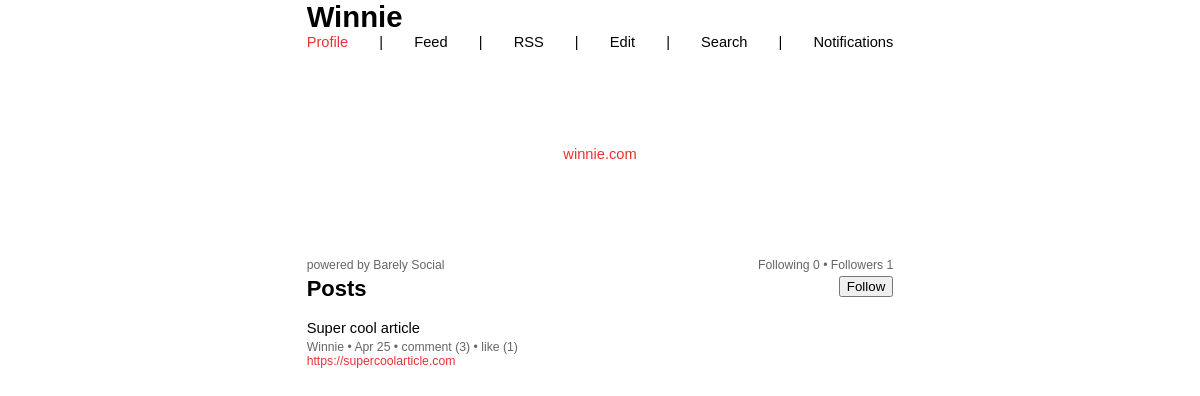
Page /Linkfeed/profile/winnie.com/ (signed in) on the committed database.
### Linkfeed/models.py (models this page shows, shortened)
class Profile(models.Model):
    user = models.OneToOneField(User, on_delete=models.CASCADE)
    display_name = models.CharField(max_length=255, blank=True, null=True)
    follower = models.ManyToManyField(User, blank=True, related_name="follower_user")
    following = models.ManyToManyField(User, blank=True, related_name="following_user")
    domain = models.URLField(blank=True, null=True)
    def formatCount(self, followers_or_following):
        if followers_or_following == "followers":
            count = self.follower.count()
        elif followers_or_following == "following":
            count = self.following.count()
        if count < 10:
            formatted = f"{count}"  # Three spaces for single digit numbers
        elif count < 100:
            formatted = f"{count}"  # Two spaces for two digit numbers
        elif count < 1000:
            formatted = f"{count}"  # One space for three digit numbers
        elif count < 10000:
            formatted = f"{count}"  # Exact count for 1000-9999
        elif count < 100000:
            formatted = f"{count // 1000}k"  # Thousands without decimal for 10k-99k
        elif count < 1000000:
            formatted = f"{count / 1000:.1f}k"  # Thousands with one decimal for 100k-999k
        elif count < 10000000:
            formatted = f"{count // 1000000}m"  # Millions without decimal for 1m-9m
        else:
            formatted = f"{count / 1000000:.1f}m"  # Millions with one decimal for 10m and more
        return formatted
    def strippedDomainLink(self):
        return self.domain.replace("http://", "").replace("https://", "").strip("/")

class Post(models.Model):
    user = models.ForeignKey(User, on_delete=models.CASCADE, related_name="posts")
    title = models.CharField(blank=True, max_length=255)
    body = models.URLField(blank=True, null=True)
    likes = models.ManyToManyField(User, related_name="blog_posts")
    timestamp = models.DateTimeField(auto_now_add=False, null=True)
    is_rss_feed_post = models.BooleanField(default=False)
    def total_likes(self):
        return self.likes.count()

class User(AbstractUser):
    pass

### Linkfeed/views.py (the view)
# urls.py: path('profile', views.current_user_profile, name='current_user_profile'),
def profile(request, username):
    user = User.objects.get(username=username)
    posts = Post.objects.filter(user=user)
    profile = Profile.objects.get(user=user)
    domain = profile.domain
    profile.link = domain
    profile.stripped_link = profile.strippedDomainLink()
    profile.following_count = profile.formatCount("following")
    profile.followers_count = profile.formatCount("followers")
    posts = Post.objects.filter(user=user).annotate(total_comments=Count('comments')).order_by('-timestamp')
    for post in posts:
        post.liked = post.likes.filter(id=user.id).exists()
    return render(request, "Linkfeed/profile.html", {"posts": posts, "profile": profile})

### Linkfeed/templatetags/custom_filters.py (called while the page is built)
@register.filter
def smart_date(value):
    now = timezone.now()
    diff = now - value
    if diff.days < 1:
        return naturaltime(value)
    elif value.year == now.year:
        return value.strftime("%b %d")
    else:
        return value.strftime("%b %d, %Y")

### Linkfeed/templates/Linkfeed/profile.html (shortened to what this page needs)
{% extends "Linkfeed/layouts.html" %}
{% block name %}
    {{ profile.display_name }}
{% endblock %}
{% block body %}
    <div class="red d-flex justify-content-center align-items-center my-5 py-5">
        <a target="_blank" href="{{profile.link}}">{{profile.stripped_link}}</a>
    </div>
    <div class="d-flex justify-content-between">
        <div class="mb-1 d-flex">
            {% include 'Linkfeed/powered_by.html' %}
        </div>
        <div class="small grey mb-1 d-flex">
            <a href="{% url 'following' profile.user.username %}">Following {{profile.following_count|safe}}</a>&nbsp;•&nbsp;
            <a href="{% url 'followers' profile.user.username %}">Followers {{profile.followers_count|safe}}</a>
        </div>
    </div>
    {% if profile.user.username == user.username %}
        <form method="post" action="{% url 'create_post' %}" class="d-flex justify-content-between">
            {% csrf_token %}
            <input type="text" name="title" placeholder="Title" required>
            <input type="url" name="body" placeholder="URL" required>
            <button type="submit">Post</button>
        </form>
        <h2>
            Posts
        </h2>
    {% else %}
        <div class="d-flex justify-content-between">
            <h2 class="mt-0">
                Posts
            </h2>
            <div>
                <button>
                    {% if user not in profile.follower.all %}
                        <a href="{% url 'follow_or_unfollow' profile.user.username %}">Follow</a>
                    {% elif user in profile.follower.all %}
                        <a href="{% url 'follow_or_unfollow' profile.user.username %}" id="following-text">Unfollow</a>
                    {% endif %}
                </button>
            </div>
        </div>
    {% endif %}
    {% for post in posts %}
        <div class="post">
            {% include 'Linkfeed/posts.html' %}
        </div>
    {% endfor %}
{% endblock %}

### Linkfeed/templates/Linkfeed/posts.html (shortened to what this page needs)
{% load custom_filters %}
<p class="my-0">
    <a href="{{ post.body }}" target="_blank">{{ post.title }}</a>
</p>
<p class="small grey my-0 pt-1">
    <a href="{% url 'profile' post.user.username %}" target="_blank">
        {{ post.user.profile.display_name }}
    </a> •
    {{ post.timestamp|smart_date|capfirst }} •
    <a href="{% url 'post' post.id %}">
        comment {% if post.total_comments %}({{post.total_comments}}){% endif %}
    </a> •
    {% if request.user.is_authenticated %}
    <a href="#" id="like-{{ post.id }}" onclick="likePost('{{ post.id }}')">
        {% if post.liked %}liked{% else %}like{% endif %}
        {% if post.total_likes %}({{post.total_likes}}){% endif %}
    </a>
    {% else %}
    <a href="{% url 'login' %}?next={{ request.path }}">
        {% if post.liked %}liked{% else %}like{% endif %}
        {% if post.total_likes %}({{post.total_likes}}){% endif %}
    </a>
    {% endif %}
</p>
<p class="small red mt-0">
    <a href="{{ post.body }}" target="_blank">{{ post.body }}</a>
</p>

### Linkfeed/static/Linkfeed/style.css (style rules this page uses)
body { font-family: Verdana, Geneva, Tahoma, sans-serif; max-width:40em; font-size: 11pt; margin: 0 auto; padding-right: .5em; padding-left: .5em; overflow-x: hidden; overflow-y: scroll; }
a { text-decoration: none; color: inherit; overflow-wrap:anywhere; }
button a { white-space: nowrap; }
.small { font-size: smaller; }
.grey { color: #666; }
.red { color: #EA322E; }

### rows in the picture
Profile: display_name "Winnie", stripped_link "winnie.com", following_count "0", followers_count "1"
Post: title "Super cool article", user.profile.display_name "Winnie", timestamp|smart_date "Apr 25", total_comments "3", shows "like", total_likes "1", body "https://supercoolarticle.com"
